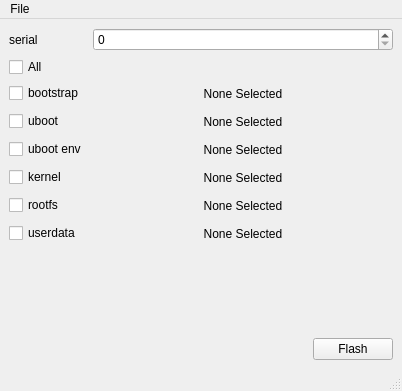
<?xml version="1.0" encoding="UTF-8"?>
<ui version="4.0">
 <class>main_window</class>
 <widget class="QMainWindow" name="main_window">
  <property name="geometry">
   <rect>
    <x>0</x>
    <y>0</y>
    <width>402</width>
    <height>391</height>
   </rect>
  </property>
  <property name="windowTitle">
   <string>MainWindow</string>
  </property>
  <widget class="QWidget" name="central_widget">
   <layout class="QVBoxLayout" name="verticalLayout">
    <item>
     <layout class="QFormLayout" name="form_layout">
      <property name="fieldGrowthPolicy">
       <enum>QFormLayout::AllNonFixedFieldsGrow</enum>
      </property>
      <item row="0" column="0">
       <widget class="QLabel" name="label">
        <property name="text">
         <string>serial</string>
        </property>
       </widget>
      </item>
      <item row="0" column="1">
       <widget class="QSpinBox" name="serial_spinbox">
        <property name="suffix">
         <string/>
        </property>
        <property name="prefix">
         <string/>
        </property>
        <property name="maximum">
         <number>1000000</number>
        </property>
       </widget>
      </item>
      <item row="1" column="0">
       <widget class="QCheckBox" name="all_selected">
        <property name="text">
         <string>All</string>
        </property>
       </widget>
      </item>
      <item row="2" column="0">
       <widget class="QCheckBox" name="bootstrap_selected">
        <property name="text">
         <string>bootstrap</string>
        </property>
       </widget>
      </item>
      <item row="2" column="1">
       <widget class="QPushButton" name="bootstrap_button">
        <property name="text">
         <string>None Selected</string>
        </property>
        <property name="flat">
         <bool>true</bool>
        </property>
       </widget>
      </item>
      <item row="3" column="0">
       <widget class="QCheckBox" name="uboot_selected">
        <property name="text">
         <string>uboot</string>
        </property>
       </widget>
      </item>
      <item row="3" column="1">
       <widget class="QPushButton" name="uboot_button">
        <property name="text">
         <string>None Selected</string>
        </property>
        <property name="flat">
         <bool>true</bool>
        </property>
       </widget>
      </item>
      <item row="4" column="0">
       <widget class="QCheckBox" name="ubootenv_selected">
        <property name="text">
         <string>uboot env</string>
        </property>
       </widget>
      </item>
      <item row="4" column="1">
       <widget class="QPushButton" name="ubootenv_button">
        <property name="text">
         <string>None Selected</string>
        </property>
        <property name="flat">
         <bool>true</bool>
        </property>
       </widget>
      </item>
      <item row="5" column="0">
       <widget class="QCheckBox" name="kernel_selected">
        <property name="text">
         <string>kernel</string>
        </property>
       </widget>
      </item>
      <item row="5" column="1">
       <widget class="QPushButton" name="kernel_button">
        <property name="text">
         <string>None Selected</string>
        </property>
        <property name="flat">
         <bool>true</bool>
        </property>
       </widget>
      </item>
      <item row="6" column="0">
       <widget class="QCheckBox" name="rootfs_selected">
        <property name="text">
         <string>rootfs</string>
        </property>
       </widget>
      </item>
      <item row="6" column="1">
       <widget class="QPushButton" name="rootfs_button">
        <property name="text">
         <string>None Selected</string>
        </property>
        <property name="flat">
         <bool>true</bool>
        </property>
       </widget>
      </item>
      <item row="7" column="0">
       <widget class="QCheckBox" name="userdata_selected">
        <property name="text">
         <string>userdata</string>
        </property>
       </widget>
      </item>
      <item row="7" column="1">
       <widget class="QPushButton" name="userdata_button">
        <property name="text">
         <string>None Selected</string>
        </property>
        <property name="flat">
         <bool>true</bool>
        </property>
       </widget>
      </item>
     </layout>
    </item>
    <item>
     <spacer name="vertical_spacer">
      <property name="orientation">
       <enum>Qt::Vertical</enum>
      </property>
      <property name="sizeHint" stdset="0">
       <size>
        <width>20</width>
        <height>50</height>
       </size>
      </property>
     </spacer>
    </item>
    <item>
     <layout class="QHBoxLayout" name="horizontal_layout">
      <item>
       <spacer name="horizontal_spacer">
        <property name="orientation">
         <enum>Qt::Horizontal</enum>
        </property>
        <property name="sizeHint" stdset="0">
         <size>
          <width>40</width>
          <height>20</height>
         </size>
        </property>
       </spacer>
      </item>
      <item>
       <widget class="QPushButton" name="flash_button">
        <property name="text">
         <string>Flash</string>
        </property>
       </widget>
      </item>
     </layout>
    </item>
   </layout>
  </widget>
  <widget class="QMenuBar" name="menubar">
   <property name="geometry">
    <rect>
     <x>0</x>
     <y>0</y>
     <width>402</width>
     <height>25</height>
    </rect>
   </property>
   <widget class="QMenu" name="menu_file">
    <property name="title">
     <string>File</string>
    </property>
    <addaction name="action_open"/>
    <addaction name="action_save"/>
    <addaction name="action_exit"/>
   </widget>
   <addaction name="menu_file"/>
  </widget>
  <widget class="QStatusBar" name="statusbar"/>
  <action name="action_open">
   <property name="text">
    <string>Open Config</string>
   </property>
  </action>
  <action name="action_exit">
   <property name="text">
    <string>Exit</string>
   </property>
  </action>
  <action name="action_save">
   <property name="text">
    <string>Save Config</string>
   </property>
  </action>
 </widget>
 <resources/>
 <connections/>
</ui>
